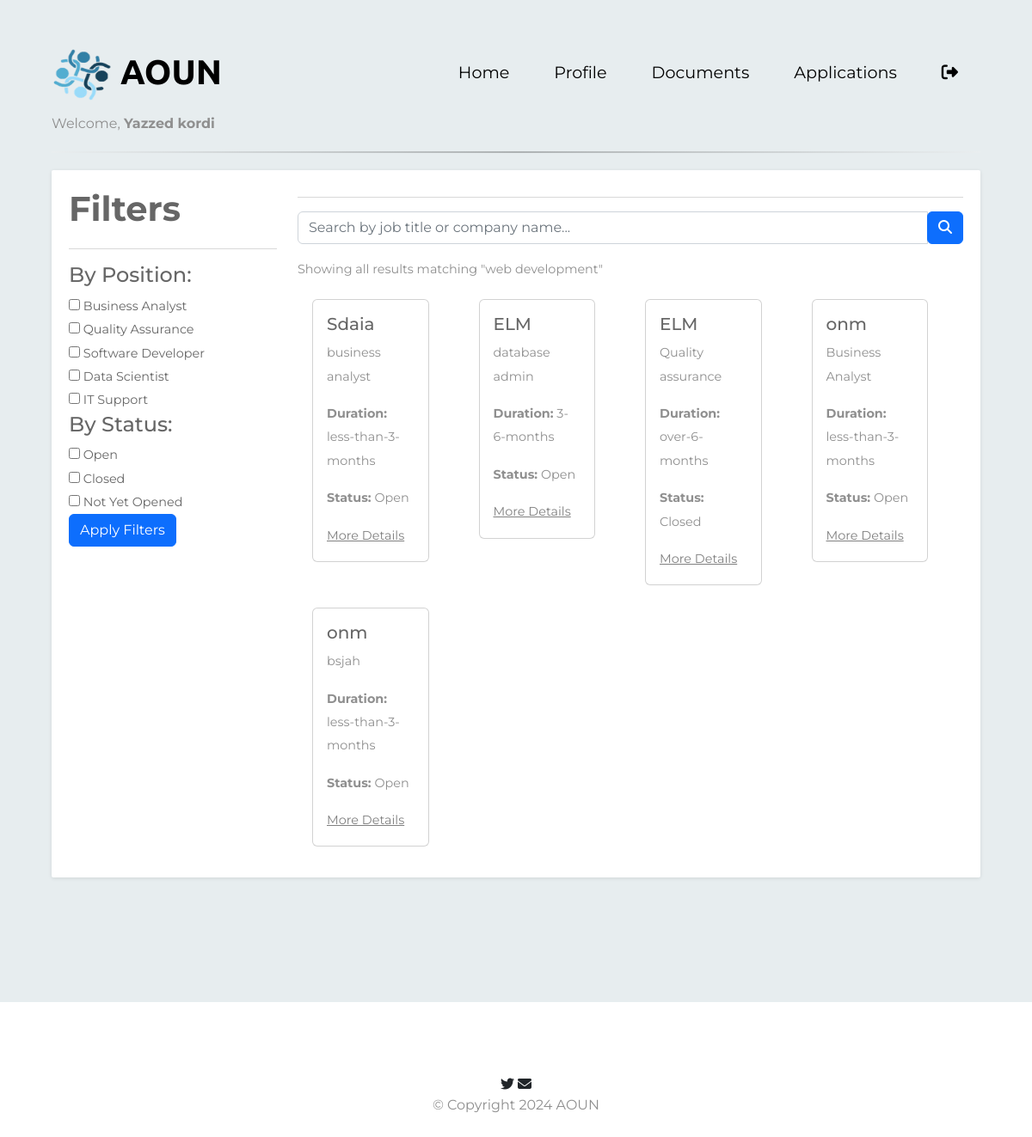
Screenshot of /HomePage_student (signed in) with the database file from the repository.
### flaskapp/flaskapp/models.py (models this page shows)
class Opportunity(db.Model):
    id = db.Column(db.Integer, primary_key=True)
    OppDuration = db.Column(db.String(50), nullable=False)
    OppCity = db.Column(db.String(50), nullable=False)
    OppJobTitle = db.Column(db.String(100), nullable=False)
    OppJobDesc = db.Column(db.Text, nullable=False)
    open_date = db.Column(db.DateTime, nullable=False)
    close_date = db.Column(db.DateTime, nullable=False)
    company_id = db.Column(db.Integer, db.ForeignKey('company.id'), nullable=False)
    applications = db.relationship('Apply', backref='applied_opportunities', lazy=True)

class Company(db.Model):
    id = db.Column(db.Integer, primary_key=True)
    CompName = db.Column(db.String(100), nullable=False)
    CompCity = db.Column(db.String(50), nullable=True)
    CompNum = db.Column(db.String(15), nullable=True)
    CompEmail = db.Column(db.String(100), nullable=False)
    CompWebsite = db.Column(db.String(100), nullable=True)
    CompIndustry = db.Column(db.String(100), nullable=True)
    CompPic = db.Column(db.String(200), nullable=True)
    CompPass = db.Column(db.String(100), nullable=False)
    CompFile = db.Column(db.String(100), nullable=False)
    verify = db.Column(db.Boolean, nullable=True, default=False)
    CompLogo = db.Column(db.String(100), nullable=True)
    opportunities = db.relationship('Opportunity', backref='company', lazy=True)

### flaskapp/flaskapp/app.py (the view, shortened to what this page needs)
@app.route('/HomePage_student', methods=['GET', 'POST'])
def HomePage_student():
    student = session.get('student')
    current_time = datetime.utcnow()
    search_query = request.args.get('search_query', '').strip()
    filter_category = request.args.get('filter_category', '').strip()
    filter_status = request.args.get('filter_status', '').strip()
    query = Opportunity.query
    if filter_category:
        query = query.filter(Opportunity.OppJobTitle.like(f"%{filter_category}%"))
    opportunities = query.all()
    return render_template('student/HomePage_student.html',
                           student=student,
                           opportunities=opportunities,
                           current_time=current_time,
                           search_query=search_query,
                           filter_category=filter_category,
                           filter_status=filter_status)

### flaskapp/flaskapp/templates/student/HomePage_student.html (shortened to what this page needs)
<!DOCTYPE html>
<html>
  <head>
    <link
      rel="stylesheet"
      href="https://cdn.jsdelivr.net/npm/bootstrap@5.2.0/dist/css/bootstrap.min.css"
    />
    <link
      rel="stylesheet"
      href="{{ url_for('static', filename='css/main.css') }}"
    />
    <link
      rel="stylesheet"
      href="{{ url_for('static', filename='css/student/stu_home.css') }}"
    />
  </head>
  <body>
    <section id="title">
      <div class="container-fluid">
        <nav class="navbar navbar-expand-lg navbar-dark">
          <a
            class="navbar-brand"
            href="{{ url_for('HomePage') }}"
            style="display: flex; align-items: center"
          >
            <img
              src="{{ url_for('static', filename='images/aounlogo.png') }}"
              alt="Website Logo"
              width="70"
              height="70"
              style="margin-right: 10px"
            />
            <span>AOUN</span>
          </a>
          <div class="collapse navbar-collapse" id="navbarTogglerDemo02">
            <ul class="navbar-nav ms-auto">
              <li class="nav-item">
                <a class="nav-link" href="{{ url_for('HomePage_student') }}"
                  >Home</a
                >
              </li>
              <li class="nav-item">
                <a class="nav-link" href="{{ url_for('profile') }}">Profile</a>
              </li>
              <li class="nav-item">
                <a class="nav-link" href="{{ url_for('doucment') }}"
                  >Documents</a
                >
              </li>
              <li class="nav-item">
                <a class="nav-link" href="{{ url_for('appliaction') }}"
                  >Applications</a
                >
              </li>
              <li class="nav-item">
                <a class="nav-link" href="{{ url_for('logout') }}"
                  ><i
                    class="fa-solid fa-right-from-bracket"
                    style="color: #000000"
                  ></i
                ></a>
              </li>
            </ul>
          </div>
        </nav>
        <div class="welcome">
          <p>
            Welcome,
            <strong>
              {% if student %} {{ student['StFName'] }} {{ student['StLName'] }}
              {% else %} No user found. {% endif %}
            </strong>
          </p>
        </div>
        <hr class="styled-hr" />
        <div class="row">
          <div class="container">
            <div class="row">
              <div class="col-md-12">
                <div class="grid search">
                  <div class="grid-body">
                    <div class="row">
                      <div class="col-md-3">
                        <h2 class="grid-title">Filters</h2>
                        <hr />
                        <form
                          action="{{ url_for('HomePage_student') }}"
                          method="GET"
                        >
                          <h4>By Position:</h4>
                          <div class="checkbox">
                            <label
                              ><input type="checkbox" name="filter_category"
                              value="Business Analyst" > Business
                              Analyst</label
                            >
                          </div>
                          <div class="checkbox">
                            <label
                              ><input type="checkbox" name="filter_category"
                              value="Quality Assurance" > Quality
                              Assurance</label
                            >
                          </div>
                          <div class="checkbox">
                            <label
                              ><input type="checkbox" name="filter_category"
                              value="Software Developer" >
                              Software Developer</label
                            >
                          </div>
                          <div class="checkbox">
                            <label
                              ><input type="checkbox" name="filter_category"
                              value="Data Scientist" > Data
                              Scientist</label
                            >
                          </div>
                          <div class="checkbox">
                            <label
                              ><input type="checkbox" name="filter_category"
                              value="IT Support" > IT Support</label
                            >
                          </div>
                          <h4>By Status:</h4>
                          <div class="checkbox">
                            <label
                              ><input type="checkbox" name="filter_status"
                              value="Open" > Open</label
                            >
                          </div>
                          <div class="checkbox">
                            <label
                              ><input type="checkbox" name="filter_status"
                              value="Closed" > Closed</label
                            >
                          </div>
                          <div class="checkbox">
                            <label
                              ><input type="checkbox" name="filter_status"
                              value="Not Yet Opened" > Not Yet
                              Opened</label
                            >
                          </div>
                          <button type="submit" class="btn btn-primary">
                            Apply Filters
                          </button>
                        </form>
                      </div>
                      <div class="col-md-9">
                        <hr />
                        <form
                          action="{{ url_for('HomePage_student') }}"
                          method="GET"
                          class="input-group mb-3"
                        >
                          <input
                            type="text"
                            name="search_query"
                            class="form-control"
                            value="{{ search_query }}"
                            placeholder="Search by job title or company name..."
                          />
                          <span class="input-group-btn">
                            <button class="btn btn-primary" type="submit">
                              <i class="fa fa-search"></i>
                            </button>
                          </span>
                        </form>
                        <p>Showing all results matching "web development"</p>
                        <div class="container">
                          <div class="row">
                            {% for opportunity in opportunities %}
                            <div class="col-md-3 mb-3">
                              <div class="card custom-card-size">
                                <div class="card-body">
                                  <h5 class="card-title">
                                    {{ opportunity.company.CompName }}
                                  </h5>
                                  <p class="card-text">
                                    {{ opportunity.OppJobTitle }}
                                  </p>
                                  <p class="card-text">
                                    <strong>Duration:</strong> {{
                                    opportunity.OppDuration }}
                                  </p>
                                  {% if opportunity.open_date > current_time %}
                                  <p class="card-text">
                                    <strong>Status:</strong> Not Yet Opened
                                  </p>
                                  {% elif opportunity.close_date < current_time
                                  %}
                                  <p class="card-text">
                                    <strong>Status:</strong> Closed
                                  </p>
                                  {% else %}
                                  <p class="card-text">
                                    <strong>Status:</strong> Open
                                  </p>
                                  {% endif %}
                                  <a
                                    href="#"
                                    class="more-details-link"
                                    data-bs-toggle="modal"
                                    data-bs-target="#detailsModal{{ opportunity.id }}"
                                    >More Details</a
                                  >
                                </div>
                              </div>
                            </div>
                            {% endfor %}
                          </div>
                        </div>
                      </div>
                    </div>
                  </div>
                </div>
              </div>
            </div>
          </div>
        </div>
      </div>
    </section>
    <footer id="footer">
      <i class="social-icon fa-brands fa-twitter"></i>
      <i class="social-icon fa-solid fa-envelope"></i>
      <p>© Copyright 2024 AOUN</p>
    </footer>
  </body>
</html>

### flaskapp/flaskapp/static/css/main.css (style rules this page uses)
body { font-family: "Montserrat"; background-image: url(images/login-bg.png); }
#title { background-color: #e7edef; color: #000000; }
h2 { font-family: "Montserrat"; font-weight: bold; font-size: 2.5rem; line-height: 1.5; }
p { color: #8f8f8f; }
.container-fluid { padding: 3% 5% 10%; }
.navbar-brand { font-family: "Ubuntu"; font-size: 2.5rem; font-weight: bold; color: #000000; }
.nav-item { padding: 0 18px; }
.nav-link { font-size: 1.2rem; font-family: "Montserrat"; color: #000000; }
.card { margin: 5px; }
.styled-hr { border: 0; height: 2px; background-image: linear-gradient(to right, #f0f0f0, #000000, #f0f0f0); margin: 20px 0; }
#footer { padding: 7% 15%; text-align:center; }

### flaskapp/flaskapp/static/css/student/stu_home.css (style rules this page uses)
.grid { position: relative; width: 100%; background: #fff; color: #666666; border-radius: 2px; margin-bottom: 25px; box-shadow: 0px 1px 4px rgba(0, 0, 0, 0.1); }
.grid .grid-body { padding: 15px 20px 15px 20px; font-size: 0.9em; line-height: 1.9em; }
a { text-decoration: none; color: white; }
.custom-card-size { width: 80%; max-width: 200px; height: auto; }
.more-details-link { color: grey; text-decoration: underline; }

### rows the page displays
Opportunity: company.CompName "Sdaia", OppJobTitle "business analyst", OppDuration "less-than-3-months", shows "Status:"
Opportunity: company.CompName "ELM", OppJobTitle "database admin", OppDuration "3-6-months", shows "Status:"
Opportunity: company.CompName "ELM", OppJobTitle "Quality assurance", OppDuration "over-6-months", shows "Status:"
Opportunity: company.CompName "onm", OppJobTitle "Business Analyst", OppDuration "less-than-3-months", shows "Status:"
Opportunity: company.CompName "onm", OppJobTitle "bsjah", OppDuration "less-than-3-months", shows "Status:"

### other values shown
{{ student['StFName'] }} "Yazzed"
{{ student['StLName'] }} "kordi"
